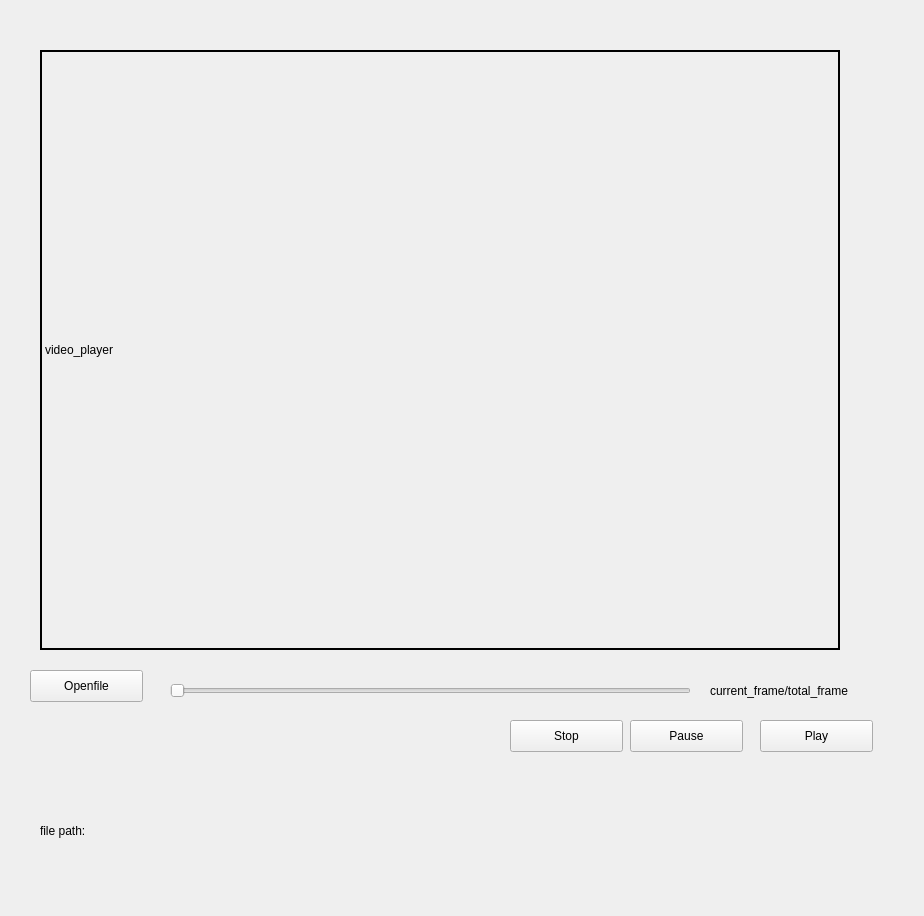
<?xml version="1.0" encoding="UTF-8"?>
<ui version="4.0">
 <class>MainWindow</class>
 <widget class="QMainWindow" name="MainWindow">
  <property name="geometry">
   <rect>
    <x>0</x>
    <y>0</y>
    <width>924</width>
    <height>916</height>
   </rect>
  </property>
  <property name="windowTitle">
   <string>MainWindow</string>
  </property>
  <widget class="QWidget" name="centralwidget">
   <widget class="QLabel" name="label_videoplayer">
    <property name="geometry">
     <rect>
      <x>40</x>
      <y>50</y>
      <width>800</width>
      <height>600</height>
     </rect>
    </property>
    <property name="frameShape">
     <enum>QFrame::WinPanel</enum>
    </property>
    <property name="text">
     <string>video_player</string>
    </property>
   </widget>
   <widget class="QPushButton" name="button_openfile">
    <property name="geometry">
     <rect>
      <x>30</x>
      <y>670</y>
      <width>113</width>
      <height>32</height>
     </rect>
    </property>
    <property name="text">
     <string>Openfile</string>
    </property>
   </widget>
   <widget class="QSlider" name="slider_videoframe">
    <property name="geometry">
     <rect>
      <x>170</x>
      <y>680</y>
      <width>521</width>
      <height>22</height>
     </rect>
    </property>
    <property name="orientation">
     <enum>Qt::Horizontal</enum>
    </property>
   </widget>
   <widget class="QLabel" name="label_frameinfo">
    <property name="geometry">
     <rect>
      <x>710</x>
      <y>680</y>
      <width>171</width>
      <height>21</height>
     </rect>
    </property>
    <property name="text">
     <string>current_frame/total_frame</string>
    </property>
   </widget>
   <widget class="QPushButton" name="button_play">
    <property name="geometry">
     <rect>
      <x>760</x>
      <y>720</y>
      <width>113</width>
      <height>32</height>
     </rect>
    </property>
    <property name="text">
     <string>Play</string>
    </property>
   </widget>
   <widget class="QPushButton" name="button_stop">
    <property name="geometry">
     <rect>
      <x>510</x>
      <y>720</y>
      <width>113</width>
      <height>32</height>
     </rect>
    </property>
    <property name="text">
     <string>Stop</string>
    </property>
   </widget>
   <widget class="QLabel" name="label_filepath">
    <property name="geometry">
     <rect>
      <x>40</x>
      <y>810</y>
      <width>841</width>
      <height>41</height>
     </rect>
    </property>
    <property name="text">
     <string>file path:</string>
    </property>
   </widget>
   <widget class="QPushButton" name="button_pause">
    <property name="geometry">
     <rect>
      <x>630</x>
      <y>720</y>
      <width>113</width>
      <height>32</height>
     </rect>
    </property>
    <property name="text">
     <string>Pause</string>
    </property>
   </widget>
  </widget>
 </widget>
 <resources/>
 <connections/>
</ui>
